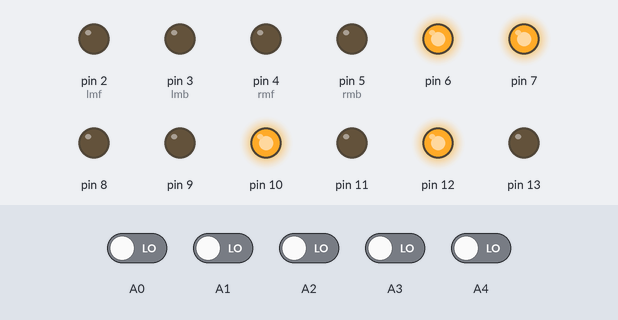
The sketch below on a simulated Arduino Uno, built with avr-gcc and run on an emulated ATmega328P. Shown: output pins drawn as LEDs (lit = HIGH). Inputs (shaded band) come from the test bench; at power-on: A0–4 LOW. What the sketch prints to the serial monitor is not drawn.

Above: at 0.1 s.
Timing chart, 0 to 1.6 s (numbered marks = the images above):
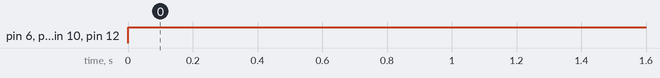

The sketch:

AYUSHYAHAGLELA1.ino
```cpp
int lmf=2;
int lmb=3;
int rmf=4;
int rmb=5;

int val0=0;
int val1=0;
int val2=0;
int val3=0;
int val4=0;
int val5=0;

int oldr=8;
int oldl=8;


void setup()
{

Serial.begin(9600);
pinMode(A0,INPUT);
pinMode(A1,INPUT);
pinMode(A2,INPUT);
pinMode(A3,INPUT);
pinMode(A4,INPUT);
pinMode(A5,INPUT);
pinMode(lmf,OUTPUT);
pinMode(lmb,OUTPUT);
pinMode(rmf,OUTPUT);
pinMode(rmb,OUTPUT);
pinMode(6,OUTPUT);
pinMode(7,OUTPUT);
pinMode(8,OUTPUT);
pinMode(9,OUTPUT);
pinMode(10,OUTPUT);
pinMode(11,OUTPUT);
pinMode(12,OUTPUT);
pinMode(13,OUTPUT);

}

void loop()
{
 digitalWrite(6, HIGH);
  digitalWrite(7, HIGH);
  digitalWrite(8, LOW);
  digitalWrite(9, LOW);
  digitalWrite(10, HIGH);
  digitalWrite(11, LOW);
  digitalWrite(12, HIGH);
  digitalWrite(13, LOW);

   val0 = digitalRead(A0);
   int lmsensor=val0;
    Serial.println("leftmostsensor=");
   Serial.println(lmsensor);
   val1 = digitalRead(A1);
   int leftsensor=val1;
   Serial.println(leftsensor);
   val2 = digitalRead(A2);
   int middlesensor=val2;
   Serial.println(middlesensor);
  val3 = digitalRead(A3);
   int rightsensor=val3;
   Serial.println(rightsensor);
   val4 = digitalRead(A4);
   int rmsensor=val4;
    Serial.println("rightmostsensor");
   Serial.println(rmsensor);


     if (leftsensor == 0 && middlesensor == 0 && rightsensor == 1)
    {
    digitalWrite(lmb,LOW);  //left wheel
    digitalWrite(rmb,LOW);   //right wheel
    digitalWrite(lmf,LOW);  //left wheel
    digitalWrite(rmf,HIGH);   //right wheel
    delay(10);
   }

    else if (leftsensor == 0 && middlesensor == 1 && rightsensor == 1)
   {
    digitalWrite(lmb,LOW);  //left wheel
    digitalWrite(rmb,LOW);   //right wheel
    digitalWrite(lmf,LOW);  //left wheel
    digitalWrite(rmf,HIGH);   //right wheel
    delay(10);
   }


   else if (leftsensor == 1 && middlesensor == 0 && rightsensor == 1)
   {
    digitalWrite(lmb,LOW);  //left wheel
    digitalWrite(rmb,LOW);   //right wheel
    digitalWrite(lmf,HIGH);  //left wheel
    digitalWrite(rmf,HIGH);   //right wheel
    delay(10);
   }

 else if (leftsensor == 1 && middlesensor == 0 && rightsensor == 0)
 {
    digitalWrite(lmb,LOW);  //left wheel
    digitalWrite(rmb,LOW);   //right wheel
    digitalWrite(lmf,HIGH);  //left wheel
    digitalWrite(rmf,LOW);   //right wheel
    delay(10);
   }


  else  if (leftsensor == 1 && middlesensor == 1 && rightsensor == 0)
  {
    digitalWrite(lmb,LOW);  //left wheel
    digitalWrite(rmb,LOW);   //right wheel
    digitalWrite(lmf,HIGH);  //left wheel
    digitalWrite(rmf,LOW);   //right wheel
    delay(10);
   }

 else if(lmsensor==1&&rmsensor==0 )
    {{
      digitalWrite(lmb,LOW);  //left wheel
    digitalWrite(rmb,HIGH);   //right wheel
    digitalWrite(lmf,HIGH);  //left wheel
    digitalWrite(rmf,LOW);   //right wheel
    delay(50);
      }

    }
  else if(lmsensor==0&&rmsensor==1 )
  {  {
    digitalWrite(lmb,HIGH);  //left wheel
    digitalWrite(rmb,LOW);   //right wheel
    digitalWrite(lmf,LOW);  //left wheel
    digitalWrite(rmf,HIGH);   //right wheel
    delay(50);
      }

  }

else  if ((lmsensor==0 && rmsensor==0) || (leftsensor==0 && middlesensor==0 && rightsensor==0))
  {
    digitalWrite(lmb,LOW);  //left wheel
    digitalWrite(rmb,LOW);   //right wheel
    digitalWrite(lmf,LOW);  //left wheel
    digitalWrite(rmf,LOW);   //right wheel
    delay(2000000000000);
   }


   }
```

Measured:
- by itself, pin 6, pin 7, pin 10, pin 12: LOW → HIGH at 0.00 s
